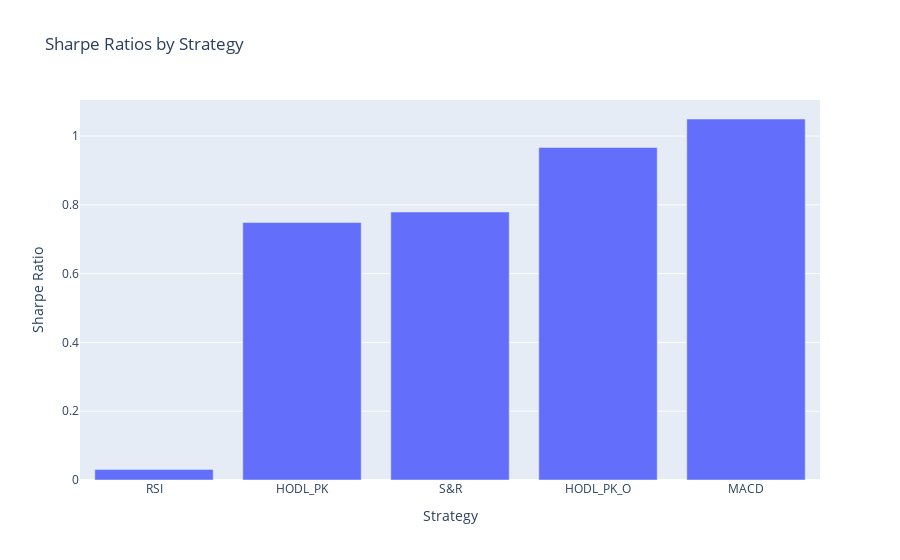

Here is the notebook cell this chart was saved with:
### Code cell
sharpe_fig.show()

### Figure 1 — Plotly figure (JSON) as saved in the notebook; plotly's stock layout.template omitted (floating-point values rounded to 4 significant figures)
{"data": [{"alignmentgroup": "True", "hovertemplate": "Strategy=%{x}<br>Sharpe Ratio=%{y}<extra></extra>", "legendgroup": "", "marker": {"color": "#636efa", "pattern": {"shape": ""}}, "name": "", "offsetgroup": "", "orientation": "v", "showlegend": false, "textposition": "auto", "type": "bar", "x": ["RSI", "HODL_PK", "S&R", "HODL_PK_O", "MACD"], "xaxis": "x", "y": [0.03085, 0.7485, 0.7791, 0.9666, 1.05], "yaxis": "y"}], "layout": {"autosize": true, "barmode": "relative", "legend": {"tracegroupgap": 0}, "title": {"text": "Sharpe Ratios by Strategy"}, "xaxis": {"anchor": "y", "autorange": true, "domain": [0, 1], "range": [-0.5, 4.5], "title": {"text": "Strategy"}, "type": "category"}, "yaxis": {"anchor": "x", "autorange": true, "domain": [0, 1], "range": [0, 1.105], "title": {"text": "Sharpe Ratio"}, "type": "linear"}}}
